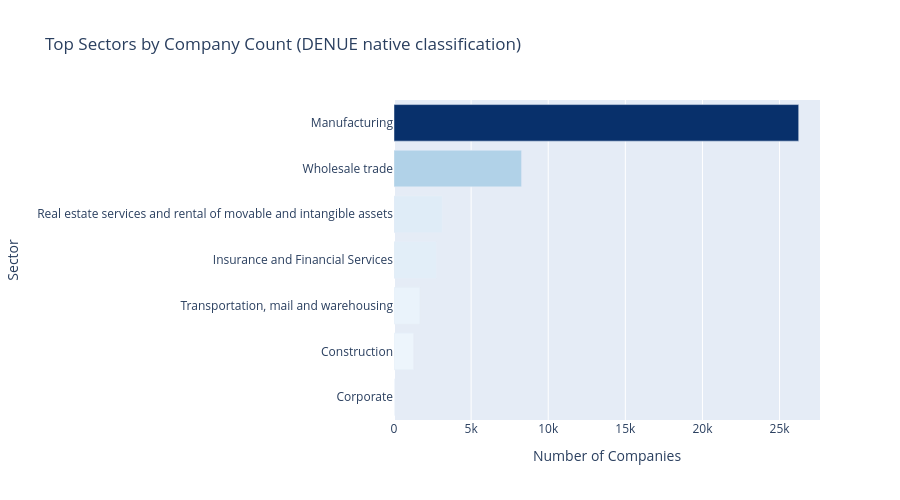

This figure's notebook cell:
### Code cell
# ── 4.4  Sector distribution — DENUE native classification ───────────────────
# DENUE sector_name is used directly. No English keyword mapping is applied —
# that approach failed on Spanish data and introduced classification errors.
sector_dist = (
    df['sector_name'].value_counts()
      .head(15)
      .reset_index()
)
sector_dist.columns = ['sector_name', 'count']

fig = px.bar(
    sector_dist,
    x='count', y='sector_name',
    orientation='h',
    title='Top Sectors by Company Count (DENUE native classification)',
    labels={'sector_name': 'Sector', 'count': 'Number of Companies'},
    color='count',
    color_continuous_scale='Blues'
)
fig.update_layout(
    yaxis={'categoryorder': 'total ascending'},
    coloraxis_showscale=False,
    height=500
)
fig.show()

### Figure 1 — Plotly figure (JSON) as saved in the notebook; plotly's stock layout.template omitted (floating-point values rounded to 4 significant figures)
{"data": [{"alignmentgroup": "True", "hovertemplate": "Number of Companies=%{marker.color}<br>Sector=%{y}<extra></extra>", "legendgroup": "", "marker": {"color": [26242, 8273, 3120, 2733, 1674, 1275, 13], "coloraxis": "coloraxis", "pattern": {"shape": ""}}, "name": "", "offsetgroup": "", "orientation": "h", "showlegend": false, "textposition": "auto", "type": "bar", "x": [26242, 8273, 3120, 2733, 1674, 1275, 13], "xaxis": "x", "y": ["Manufacturing", "Wholesale trade", "Real estate services and rental of movable and intangible assets", "Insurance and Financial Services", "Transportation, mail and warehousing", "Construction", "Corporate"], "yaxis": "y"}], "layout": {"barmode": "relative", "coloraxis": {"colorbar": {"title": {"text": "Number of Companies"}}, "colorscale": [[0, "rgb(247,251,255)"], [0.125, "rgb(222,235,247)"], [0.25, "rgb(198,219,239)"], [0.375, "rgb(158,202,225)"], [0.5, "rgb(107,174,214)"], [0.625, "rgb(66,146,198)"], [0.75, "rgb(33,113,181)"], [0.875, "rgb(8,81,156)"], [1, "rgb(8,48,107)"]], "showscale": false}, "height": 500, "legend": {"tracegroupgap": 0}, "title": {"text": "Top Sectors by Company Count (DENUE native classification)"}, "xaxis": {"anchor": "y", "domain": [0, 1], "title": {"text": "Number of Companies"}}, "yaxis": {"anchor": "x", "categoryorder": "total ascending", "domain": [0, 1], "title": {"text": "Sector"}}}}
